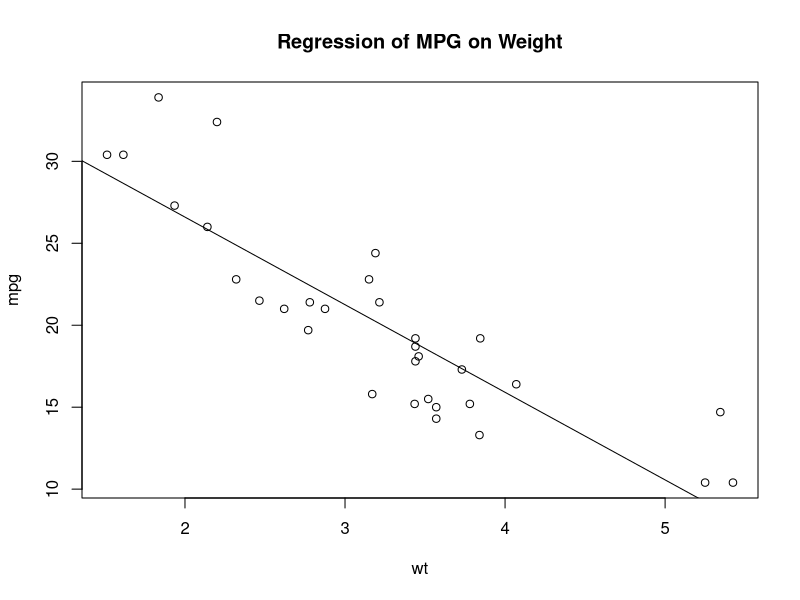
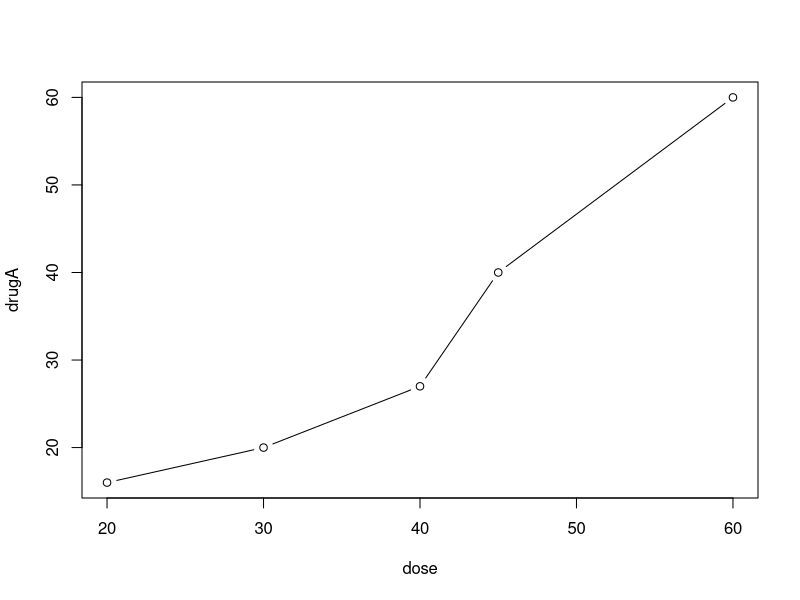
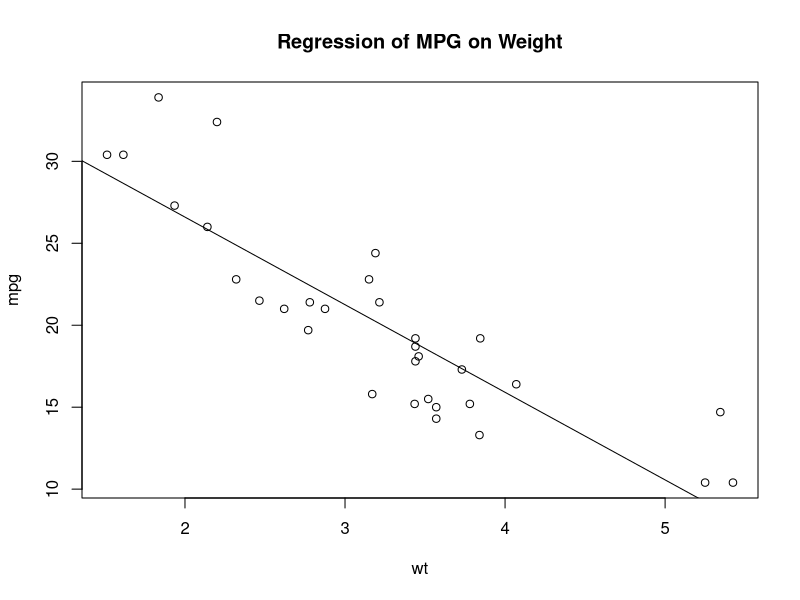
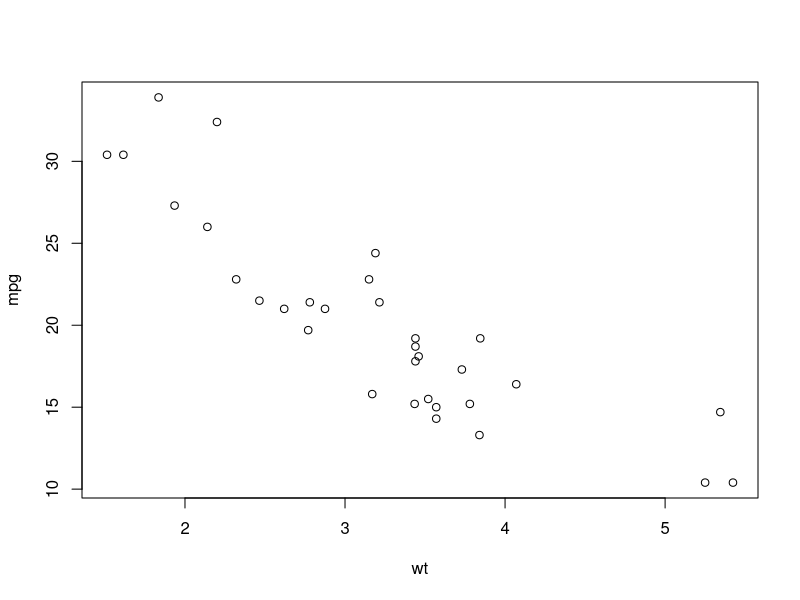
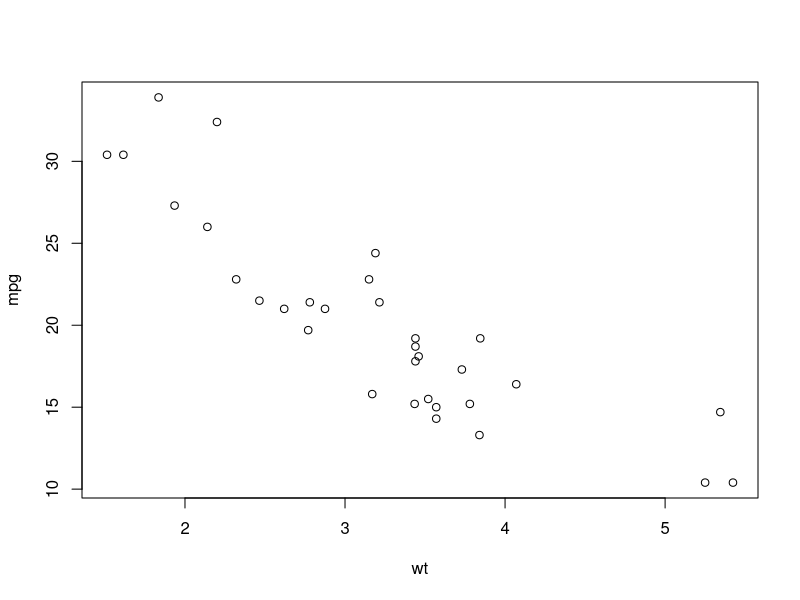

Generate these figures, in order, with R: (Note: this script raises an error after producing the figures.)
#1. case study of graph
attach(mtcars)
plot(wt, mpg)
abline(lm(mpg~wt))
title("Regression of MPG on Weight")
detach(mtcars)

#2. save the graph as any type of what we want, such as pdf
#pdf(), win.metafile(), png(), jpeg(), bmp(), tiff(), xfig() and postscript()
pdf("mygraph.pdf")
attach(mtcars)
plot(wt, mpg)
abline(lm(mpg~wt))
title("Regression of MPG on Weight")
detach(mtcars)
dev.off()

#3. create more than one graph rather than overwriting a previsous graph
#method 1: open a new graph window before creating a new graph
dev.new()
attach(mtcars)
plot(wt, mpg)
dev.new()
plot(wt,mpg)
detach(mtcars)
dev.off()

#method 2: access multiple graph via the GUI
#click plot

#method 3:use the functions dev.new(), dev.next(), dev.prev(), dev.set(), dev.off()


#4. case study of patient repsonses to two drugs
dose <-c(20,30,40, 45, 60)
drugA <-c(16, 20, 27, 40, 60)
drugB <-c(15, 18, 25, 31, 40)
plot(dose, drugA, type="b") #plot(x,y,type), type="b" means that the points and lines both should be plotted

#graphic paramters is the features of a graph

#5. par() function for graphic customization
#pch the plot symbol to use when plotting points
#cex the symbol size. 1=default, 1.5 is 50% larger, 0.5 is 50% smaller and so forth 
#lty the line type
#lwd the line width, 1=default, 2= two times of default
par(optionname=value, optionname=value,...)

par() #produces a list of the current graphical settings

opar <-par(no.readonly = T) #makes a cope of the current settings
par(lty=2, pch=10) #change the current line type to dashed(2) and change the default symbol for plotting points to a solid triangle(17)
plot(dose, drugA, type="b")
par(opar)

plot()
#we also can specify graphical parameters by providing them all together
plot(dose, drugA, type="b", lty=2, pch=17)

#6. colors
#col for default plotting color
#col.axis is the color for axis text
#col.lab is the color for axis labels
#col.main is the color for titles
#col.sub is the color for subtitles
#fg is the color for the plot's foreground
#bg is the color for the plot's background

#we can specify colors by index, name, hexadecimal, RGB, or HSV
#col=1, col="white", col="#FFFFFF", col=rgb(1,1,1), and col=hsv(0,0,1)
colors() #include all of the color names
rainbow(10) #generate 10 contiguous rainbow colors
heat.colors(3)
terrain.colors(4)
topo.colors(2)
cm.colors(3)

#RColorBrewer package is particularly popular for creating attractive color paletts
install.packages("RColorBrewer")
library(RColorBrewer)
n<- 7
mycolors <-brewer.pal(n, "Set1")
barplot(rep(1,n), col=mycolors)
brewer.pal.info #lists of available palettes
display.brewer.all() #plot of each paletts in a single display

#gray levels: gray() function
gray(0:9/10) #gray levels must between 0 and 1, 9/10 means 9 of 10 levels

n <-10
mycolors <-rainbow(n)
pie(rep(1, n), labels=mycolors, col=mycolors)
mygrays <- gray(0:n/n)
pie(rep(1,n), labels=mygrays, col=mygrays)

#text characteristics: specifying text size, font and style 
#cex for size
#cex number indicating the amount by which plotted text should be scaled relative to the default
#cex.axis magnification of axis text relative to cex
#cex.lab magnification of axis labels relative to cex
#cex.main magnification of titles relative to cex
#cex.sub magnification of subtitles relative to cex

#font integer specifying the font to use
#font.axis font for axis text
#font.lab font for axis labels
#font.main font for titles
#font.sub font for subtitles
#ps font point size
#actually the text size=ps*cex
par(font.lab=3, cex.lab=1.5, font.main=4, cex.main=2)

#family: font family for drawing text, standard values are serif, sans, and mono
#font family is device dependent, the mappings of serif, sans, and mono are different in devices
#in windows, we can map personally via the windowsFont() function
windowsFonts(
  A=windowsFont("Arial Black"),
  B=windowsFont("Bookman Old Style"),
  C=windowsFont("Comic Sans MS")
)
par(family="A") #specify an arial black font

#if the graph will be output to other format like PDF, use names(pdfFonts()) to find out which fonts are available and generate by pdf(file, family)
pdf(file="myplot.pdf", family="fontname")

#7. graph and margin dimensions: control the plot dimensions and margin sizes 
#pin plot dimensions(width, height) in inches
#mai numerical vector indicating margin size, where c(bottom, left, top, right) is expressed in inches
#mar numberical vecor indicating margin size, where c(bottom, left, top, right) is expressed in lines
# more margins: http://mrg.bz/6aMp
par(pin=c(4,3), mai=c(1,.5,1,.2))

dose <-c(20,30,40, 45, 60)
drugA <-c(16, 20, 27, 40, 60)
drugB <-c(15, 18, 25, 31, 40)

opar <- par(no.readonly =T)
par(pin=c(2,3)) 
par(lwd=2, cex=1.5)
par(cex.axis=.75, font.axis=3)
plot(dose, drugA, type="b", pch=19, lty=2, col="red")
plot(dose, drugB, type="b", pch=23, lty=6, col="blue", bg="green")
par(opar)

#8. case study of adding a title, subtitle, axis labels and axis ranges
plot(dose, drugA, type="b",
     col="red", lty=2, pch=2, lwd=2,
     main="Clinical Trials for Drug A",
     sub="This is hypothetical data",
     xlab="Dpsage", ylab="Drug Response",
     xlim=c(0,60), ylim=c(0, 70))
#not all functions allow to add these options, only some high level plotting functions can do it
#some high level plotting functions include default titles and labels, we can remove them by adding ann=F in the plot() statement or in a separate par())

#9. titles: use title() function to add a title and axis labels to a plot
title(main="main title", sub="subtitle", xlab="x-axis label", ylab="y-axis label")

title(main="My Title", col.main="red", sub="My Subtitle", col.sub="blue", xlab="My X label", ylab="My Y label", col.lab="green", cex.lab=.75)

#10. axes()
#side integer indicating the side of the graph on which to draw the axis(bottom, left, top, right)
#at numeric vector indicating where tick marks should be drawn
#labels character vector of labels to be placed at the tick marks(if NULL, the at values are used)
#pos coordinate at which the axis line to to be drawn
#lty line type
#col line and tick mark color
#las specifies that labels are parallel(=0) or perpendicular(=2) to the axis
#tck length of each tick mark as a fraction of the plotting region(a negative number is outside the graph, a positive number is inside, 0 suppresses ticks, and 1 creates gridlines


#when creating a custom axis, you should suppress the axis that is automatically generated by the high level plotting function
#that includes all axis frame lines, unless we add the option frame.plot=T
#options xaxt="n" and yaxt="n" suppress the x and y axis and allow us to create our own

x<-c(1:10)
y <-x
z <- 10/x
opar <- par(no.readonly=T)
par(mar=c(5,4,4,8)+0.1)
plot(x, y, type="b",
     pch=21, col="red",
     yaxt="n", lty=3, ann=F)
lines(x,z, type="b", pch=22, col="blue", lty=2)
axis(2, at=x, labels=x, col.axis="red", las=2)
axis(4, at=z, labels=round(z, digits=2),
     col.axis="blue", las=2, cex.axis=.7, tck=-.01)

mtext("y=1/x", side=4, line=3, cex.lab=1, las=2, col="blue")
title("An Example of Creative Axes",
      xlab="X values",
      ylab="Y=X")
par(opar)

#11. text annotations: using text() and mtext()
text(location, "text to place", pos, ...) #place in the graph
mtext("text to place", side, line=n, ...) #place text in one of four margins
#location can be an x,y coordinate or we can place the text interactively via mouse by specifying location as locator(1)
#pos relative to location, 1=below, 2=left, 3=above, and 4=right
#offset as a percentage of character width
#side which margin to place text in, 1=bottom, 2=left, 3=above, 4=right
#line indicate the line in the margin, starting with 0(closest to the plot area)
#adj=0 for left/bottom alignment or adj=1 for top/right alignment

attach(mtcars)
plot(wt, mpg, 
     main="Mileage vs. Car Weight",
     xlab="Weight", ylab="Mileage",
     pch=18, col="blue")
text(wt, mpg, row.names(mtcars),
     cex=0.6, pos=1, col="red")
detach(mtcars)

opar <- par(no.readonly=T)
par(cex=1.5)
plot(1:7,1:7, type="n")
text(3,3,"Example of default text")
text(4,4,family="momo","Example of mono-spaced text")
text(5,5,family="serif","Example of serif text")
par(opar)


#12. math annotations
help(plotmath)
demo(plotmath)
plotmath() #add mathematical symbols to titles, axis labels or text annotations in the body or margins of a graph

#13. combining graphs: using par() or layout() function
#mfrow=c(nrows, ncols) #create a matrix of nrows X ncols plots by row
#mfcol=c(nrows,ncols) #create a matrix of nrows X ncols plots by col

attach(mtcars)
opar <- par(no.readonly=T)
par(mfrow=c(2,2))
plot(wt, mpg, main="Scatterplot of wt vs. mpg")
plot(wt, disp, main="Scatterplot of wt vs. disp")
hist(wt, main="Histogram of wt")
boxplot(wt, main="Boxplot of wt")
par(opar)
detach(mtcars)
#high level function hist() includes a default title, use main=""to suppress it or ann=F to suppress all titles and labels

attach(mtcars)
layout(matrix(c(1,1,2,3),2,2,byrow=T)) #1 figure in row 1 and 2 figures in row 2, 2,2 means there are 4 parts 2X2
#1,1 in matrix function means the first figure get two parts of 4, and 2,3 represents respectively for only one figure
hist(wt)
hist(mpg)
hist(disp)
hist(disp)
hist(wt)
hist(mpg)
detach(mtcars)
?layout()

#14. creating a figure arrangement with fine control
#fig is paramter of a numerical vector
#fig= starts a new plot, when adding a figure to an existing graph, set new =T

attach(mtcars)
opar <-par(no.readonly=T)
par(fig=c(0, 0.8, 0, 0.8))#plot goes from 0 to .8 on the x axis and .55 to 1 on the y axis, set .55 rather than .8 could be pulled closer to the scatter plot
plot(wt, mpg, xlab="Miles Per Gallon", ylab="Car Weight")

par(fig=c(0, 0.8, 0.55,1), new=T)
boxplot(wt, horizontal=T, axes=F)

par(fig=c(0.65, 1, 0, 0.8),new=T)
boxplot(mpg, axes=F)
mtext("Enhanced Scatterplot", side=3, outer=T, line=-3)
par(opar)
detach(mtcars)

#15. reference lines and legend
abline(h=yvalues, v=xvalues) #to add reference lines to a graph

legend(location, title, legend, ...)

dose <-c(20,30,40,45,60)
drugA <-c(16,20,27,40,60)
drugB <-c(15,18,25,31,40)
opar<- par(no.readonly=T)
par(lwd=2, cex=1.5, font.lab=2)
plot(dose, drugA, type="b", pch=15, lty=1, col="red", ylim=c(0,60), main="Drug A vs. Drug B", xlab="Drug Dosage", ylab="Drug Response")
lines(dose, drugB, type="b", pch=17, lty=2, col="blue")
abline(h=c(30), lwd=1.5, lty=2, col="gray")
install.packages("Hmisc")
library(Hmisc)
minor.tick(nx=3, ny=3, tick.ratio=.5)
legend("topleft", inset=.01, title="Drug Type", c("A","B"), lty=c(1,2), pch=c(15,17), col=c("red","blue")
       )
par(opar)
